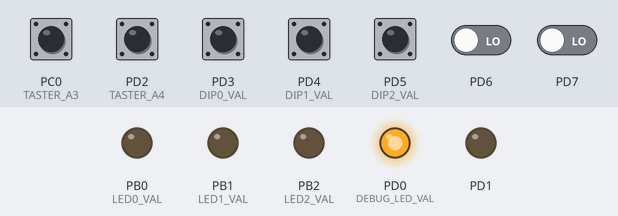
The program below on a simulated ATmega328P, built with avr-gcc and emulated at 16 MHz. On the bench: output pins drawn as LEDs (lit = HIGH). Dashed ring = blinking. Inputs (shaded band) come from the test bench; at power-on: PC0 (TASTER_A3), PD2 (TASTER_A4), PD3 (DIP0_VAL), PD4 (DIP1_VAL), PD5 (DIP2_VAL) HIGH, PD6, PD7 LOW.

Above: at 1.2 s.
1.3 s: PC0 (TASTER_A3) pulled LOW for 0.15 s
At 1.8 s:
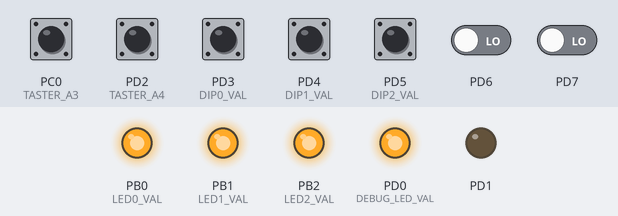
2.9 s: PD2 (TASTER_A4) pulled LOW for 0.15 s
At 4.8 s:
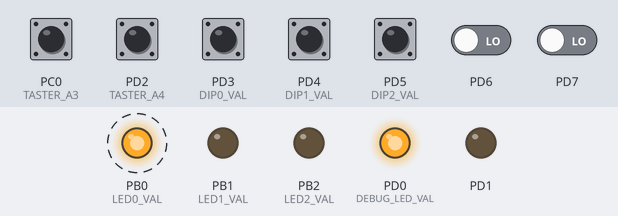
6.0 s: PC0 (TASTER_A3) pulled LOW for 1 s
At 7.5 s:
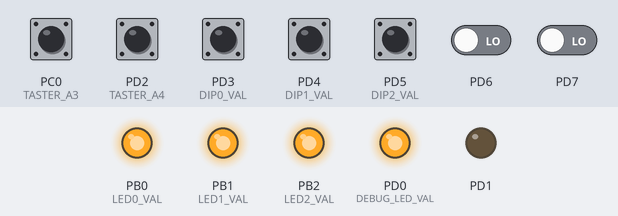
8.5 s: PD2 (TASTER_A4) pulled LOW for 1 s
At 12.6 s:
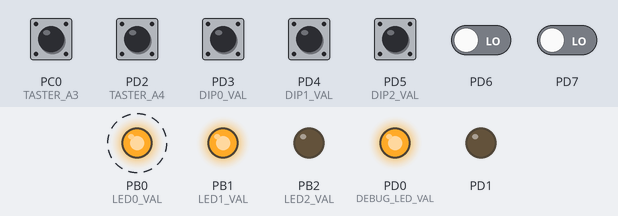
Timing chart, 0 to 16.5 s (numbered marks = the images above; inputs shaded):
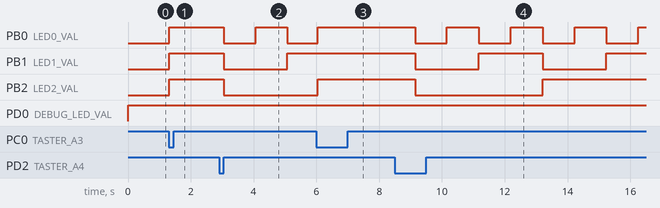

The program:

U3-1.c
```c
#include <avr/io.h>
#include <avr/interrupt.h>
#include "events.h"

// F_CPU has to be defined before include; otherwise error because F_CPU would be defined by util/delay.h if not already defined before
#define F_CPU 16000000UL
#include <util/delay.h>

/*
	LEDA1 AN PB0
	LEDA4 AN PB1
	LEDA7 AN PB2
	TASTER A3 AN PCINT8/ PC0/ ADC0
	TASTER A4 AN INT0/ PD2/ PCINT18
	DIP0 AN PD3
	DIP1 AN PD4
	DIP2 AN PD5
*/

//DEBUG
//PORTD &= ~(1 << DEBUG_LED_VAL);
//_delay_ms(100);
// PORTD |= (1 << DEBUG_LED_VAL);
// DEBUG END

#define LED0_MODE DDB0
#define LED0_VAL PORTB0
#define LED1_MODE DDB1
#define LED1_VAL PORTB1
#define LED2_MODE DDB2
#define LED2_VAL PORTB2
#define DEBUG_LED_MODE DDD0
#define DEBUG_LED_VAL PORTD0

#define DIP0_VAL PIND3
#define DIP0_PULL_UP PORTD3
#define DIP1_VAL PIND4
#define DIP1_PULL_UP PORTD4
#define DIP2_VAL PIND5
#define DIP2_PULL_UP PORTD5

#define TASTER_A3 PINC0
#define TASTER_A3_PULL_UP PORTC0
#define TASTER_A4 PIND2
#define TASTER_A4_PULL_UP PORTD2

void getDipValues();
void setLEDS();
void countdown();
void checkButtons();

// If the counter is running or not
volatile uint8_t running = 1;
volatile uint8_t count;
// 0 = no press
volatile uint8_t buttonReset = 0;
volatile uint8_t buttonStart = 0;

event_type CHECK_BUTTON = 1;
event_type COUNTDOWN_EV = 2;

// Timer Interrupts are thrown every 1 ms
ISR(TIMER0_OVF_vect){
	static uint16_t counter = 1000;
	counter--;

	// every 50ms
	if (!(counter % 50)) {
		setEvent(CHECK_BUTTON);
	}
	// every 1s = 1000ms
	if(!counter) {
		setEvent(COUNTDOWN_EV);
		counter = 1000;
	}

	TCNT0 = 6;
}

ISR(PCINT2_vect){
	count = 7;
	setLEDS();
}

int main(void){
	// Debug LED
	DDRD |= (1 << DEBUG_LED_MODE);
	PORTD |= (1 << DEBUG_LED_VAL);


	// Activate Output and Input Pull-Ups and init
	DDRB |= ((1 << LED0_MODE) | (1 << LED1_MODE) | (1 << LED2_MODE));
	DDRD |= (1 << PORTD1);
	PORTB &= ~((1 << LED0_VAL) | (1 << LED1_VAL) | (1 << LED2_VAL));
	PORTD |= ((1 << DIP0_PULL_UP) | (1 << DIP1_PULL_UP) | (1 << DIP2_PULL_UP) | (1 << TASTER_A4_PULL_UP));
	PORTC |= (1 << TASTER_A3_PULL_UP);

	// Enable interrupts for PCINT23 - PCINT16
	PCICR |= (1 << PCIE2);

	// Enable interrupt for PCINT17
	PCMSK2 |= (1 << PCINT17);

	// Timer: Prescaler CLK/64 --> 4 mikroseconds
	TCCR0B |= ((1 << CS01) | (1 << CS00));

	TCNT0 = 6;

	// Enable Timer Overflow Interrupt
	TIMSK0 |= (1 << TOIE0);

	// Enable global interrupt
	sei();

	count = 8;

	while(1){
		if(eventIsSet(CHECK_BUTTON)) {
			checkButtons();
			clearEvent(CHECK_BUTTON);
		}
		if (eventIsSet(COUNTDOWN_EV)){
			countdown();
			clearEvent(COUNTDOWN_EV);
		}
		//_delay_ms(1000);
	}
}

void countdown(){
	if(running) {
		if(count) {
			count--;
			setLEDS();
		} else {
			// Trigger interrupt
			PORTD ^= (1 << PORTD1);
		}
	}
}

void checkButtons(){
	uint8_t resetButtonPressed = (~PINC) & (1 << TASTER_A3);

	if (!buttonReset && resetButtonPressed) {
		running = 0;
		getDipValues();
		setLEDS();
	}
	buttonReset = resetButtonPressed;

	uint8_t startButtonPressed = (~PIND) & (1 << TASTER_A4);
	if (!buttonStart && startButtonPressed) {
		running = 1;
	}
	buttonStart = startButtonPressed;

}

void getDipValues() {
	count = (~PIND >> 3);
}

void setLEDS() {
	uint8_t tmp = PORTB;
	// 11111000 -> Clear last 3 bits
	tmp &= 0xF8;
	// 00000XXX -> Set count on tmp without modifying first 5 bits
	tmp |= (~count & 0x07);
	PORTB = tmp;
}
```

events.h
```c
#ifndef EVENT_H_
#define EVENT_H_

#include <stdint.h>
#include <avr/interrupt.h>
#include <avr/common.h>


typedef uint16_t event_type;

volatile event_type events=0;

void setEvent(event_type ev) {
	unsigned char sreg_old = SREG;
	cli();
	events |= ev;
	SREG = sreg_old;
}

void clearEvent(event_type ev) {
	unsigned char sreg_old = SREG;
	cli();
	events &= ~ev;
	SREG = sreg_old;
}

int eventIsSet(event_type ev){
	return (events&ev);
}


#endif /* EVENT_H_ */
```

Measured:
- after the input at 1.3 s, PB0 (LED0_VAL): LOW → HIGH after 0.02 s instead of 0.73 s; PB1 (LED1_VAL), PB2 (LED2_VAL): LOW → HIGH at once
- after the input at 2.9 s, PB0 (LED0_VAL): HIGH → LOW after 0.15 s, → HIGH 1.0 s later, → LOW 1.0 s later; PB1 (LED1_VAL): HIGH → LOW after 0.15 s, → HIGH 2.0 s later; PB2 (LED2_VAL): HIGH → LOW after 0.15 s
- after the input at 6.0 s, PB1 (LED1_VAL): stays HIGH (without the input it goes to LOW after 1.1 s); PB2 (LED2_VAL): LOW → HIGH after 0.05 s instead of 1.1 s
- after the input at 8.5 s, PB0 (LED0_VAL): alternates HIGH for 1.0 s and LOW for 1.0 s, starting after 0.64 s; PB1 (LED1_VAL): alternates HIGH for 2.0 s and LOW for 2.0 s, starting after 0.64 s; PB2 (LED2_VAL): HIGH → LOW after 0.64 s, → HIGH 4.1 s later
